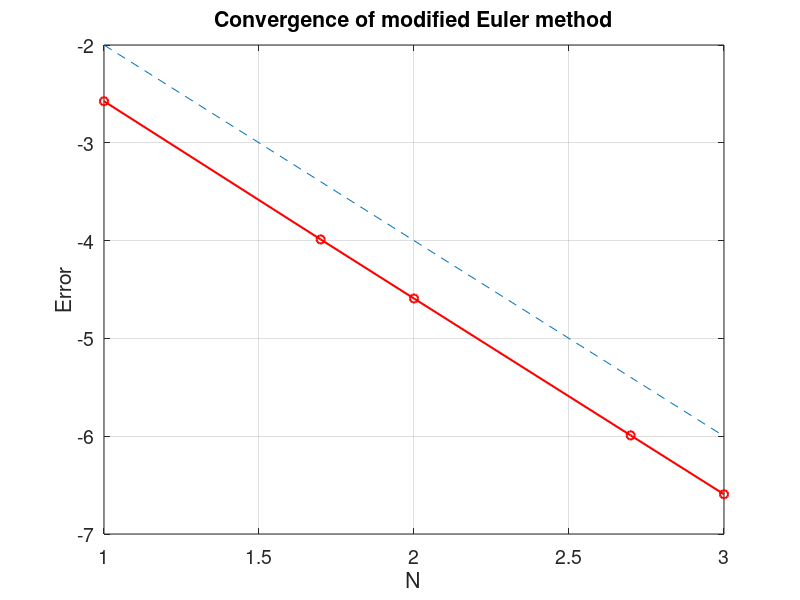

This figure's MATLAB source:
% Euler2_order.m
% Modified Euler method for a first-order ODE
% u'(t)=t^2+t-u, t \in [0,2] 
% Initial value : u(0)=0 ;
% Exact solution : u(t)=-exp(-t)+t^2-t+1.
clear all
Nvec=[10 50 100 500 1000];  % Number of splits
Error=[];
fun=@(t,u) t.^2+t-u;            % RHS
for k=1:length(Nvec)
    N=Nvec(k);
    h=1/N;
    x=0:h:1;                                % function interval
    u(1)=0;                                 % initial value
    for i=1:N
        k1=fun(x(i),u(i));
        k2=fun(x(i+1),u(i)+h*k1);
        u(i+1)=u(i)+(h/2)*(k1+k2);
    end
    ue=-exp(-x)+x.^2-x+1;        % exact solution
    error=max(abs(u-ue));
    Error=[Error,error];
end
plot(log10(Nvec),log10(Error),'ro-','LineWidth',1.5)
hold on,
plot(log10(Nvec), log10(Nvec.^(-2)), '--')
grid on,
xlabel('N','fontsize', 16), ylabel('Error','fontsize',16)
title('Convergence of modified Euler method','fontsize',14)
set(gca,'fontsize',14)
for i=1:length(Nvec)-1     % computating convergence order
    order(i)=-log(Error(i)/Error(i+1))/(log(Nvec(i)/Nvec(i+1)));
end
Error
order
